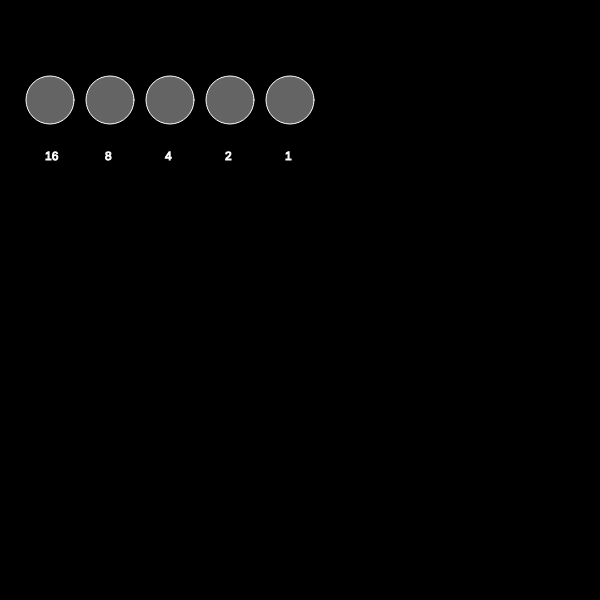
Frame 1 (no input)
Frame 60 (no input): identical to frame 1, image omitted
Frame 120 (the mouse pressed at the canvas centre since frame 60): identical to frame 1, image omitted

The p5.js sketch that drew this single still picture (run headless with seeded random() and noise() and a simulated clock; from frame 60 on, the mouse is pressed at the canvas centre):

// p5.js sketch
// ── sketch.js
/* 
Based on Dan Shiffman's video 6.7 p5.js clicking on objects
Code for video https://vimeo.com/channels/learningp5js/141919520
*/

var bubbles = [];
var sum = 0;

function setup() {
  createCanvas(600, 600);
  for (var i = 0; i < 5; i++) {
    var x = 50 + i * 60;
    var y = 100;
    bubbles.push(new Bubble(x, y,i));
    
  }
}

function mouseClicked() {
  for (var i = 0; i < bubbles.length; i++) {
    bubbles[i].clicked();
    if (bubbles[i].click) {
      if (i == 0) {
        bubbles[i+1].change();
      }
      else if (i > 0 && i < (bubbles.length - 1)) {
      bubbles[i-1].change();
      bubbles[i+1].change();
      }
      else if (i == (bubbles.length -1)) {
        bubbles[i-1].change();
      }
    }
    bubbles[i].unclick();
  }
  for (var i = 0; i < bubbles.length; i++) {
    if (bubbles[i].c) {
      sum = sum + pow(2,bubbles.length - 1 - i);
    }
  }
  print(sum);
  sum = 0;
}

function draw() {
  background(0);
  for (var i = 0; i < bubbles.length; i++) {
    bubbles[i].display();
  }
}

/////
function Bubble(x, y, i) {
  this.x = x;
  this.y = y;
  this.i = i;
  this.col = color(255, 100);
  this.c = false;
  this.click = false;

  this.display = function() {
    stroke(255);
    fill(this.col);
    ellipse(this.x, this.y, 48, 48);
    text(pow(2,(4-this.i)), this.x-5,160);
  }
  
  this.clicked = function() {
    var d = dist(mouseX, mouseY, this.x, this.y);
    if (d < 24 && !this.c) {
      this.click = true;
      this.col = color(255, 0, 200);
      this.c = !this.c;
    }
    else if (d < 24 && this.c) {
      this.click = true;
      this.col = color(255,100);
      this.c = !this.c;
    }
  }

  this.change = function() {
    if (this.c) {
      this.col = color(255,100);
      this.c = !this.c;
    }
    else if (!this.c) {
      this.col = color(255,0,200);
      this.c = !this.c;
    }
  }

  this.unclick = function() {
    this.click = false;
  }

}
